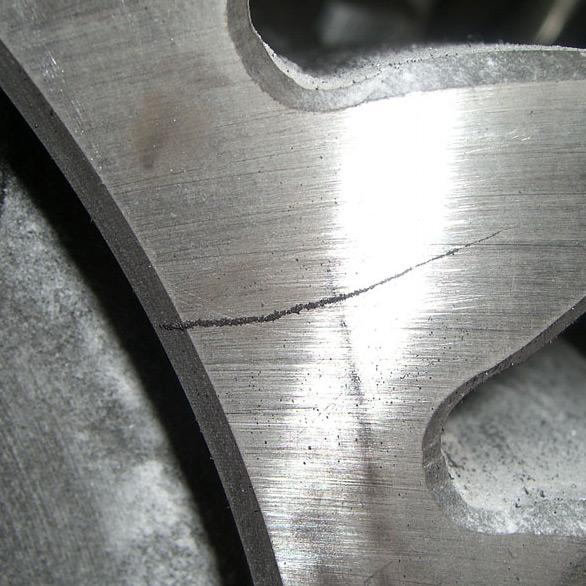
#> input picture 7-rachaduras/img2.png, 586 x 586 px
$ python script2.py
#> lines starting #> are read from the running program, lines starting #| are printed output that depends on the picture; after the words box and inside, x2 and y2 are one past the last pixel; in counts of white or black regions, pixels touching at a corner belong together
import cv2 as cv
import numpy as np
import matplotlib.pyplot as plt

img = cv.imread("img2.png")
#> img is the input picture: shape (586, 586, 3); mean B, G, R 136, 138.3, 137.4

# 1. Escala de cinza
gray = cv.cvtColor(img, cv.COLOR_BGR2GRAY)

# 2. CLAHE - melhora contraste local
clahe = cv.createCLAHE(clipLimit=2.0, tileGridSize=(8, 8))
gray_clahe = clahe.apply(gray)
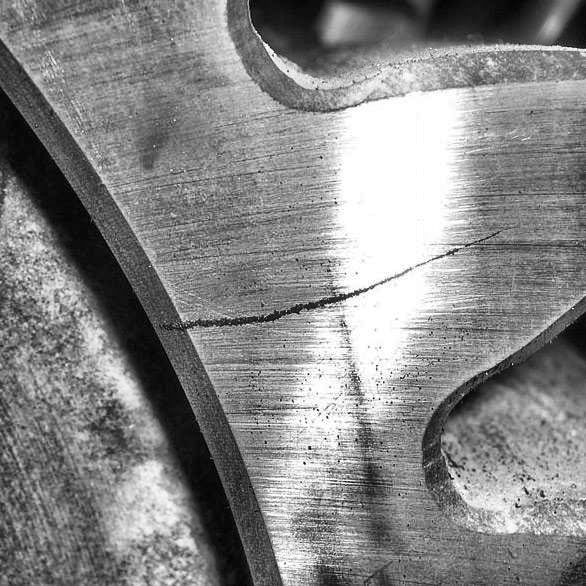
#> gray_clahe: shape (586, 586); min 0, max 255, mean 135

# 3. Redução de ruído
blur = cv.medianBlur(gray_clahe, 7)
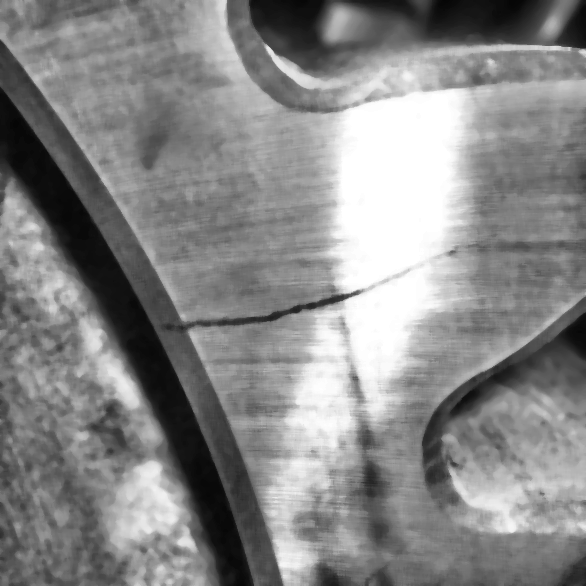
#> blur: shape (586, 586); min 5, max 255, mean 135.5

# 4. Canny
edges = cv.Canny(blur, 70, 200)
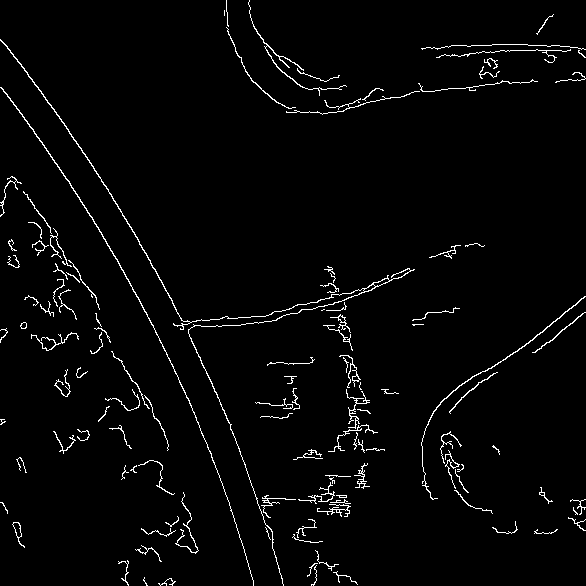
#> edges: shape (586, 586); 2.5% white in thin lines or dots

# 5. Fechamento morfológico
kernel = np.ones((3, 3), np.uint8)

closed = cv.morphologyEx(
    edges,
    cv.MORPH_CLOSE,
    kernel,
)
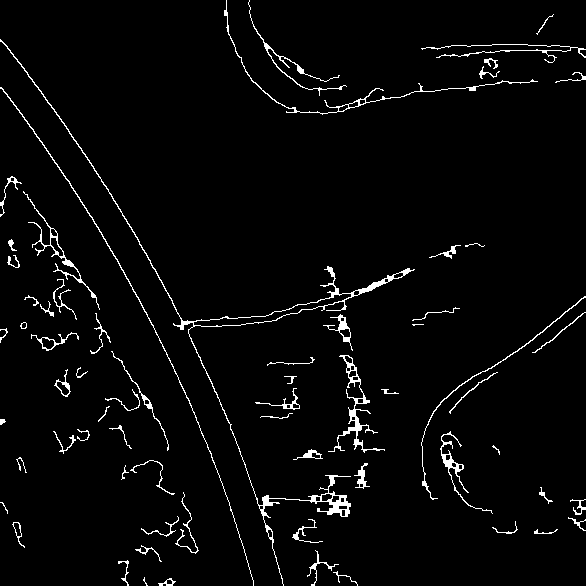
#> closed: shape (586, 586); 3% white in thin lines or dots

# 6. Dilatação para conectar partes da rachadura
dilated = cv.dilate(closed, kernel)
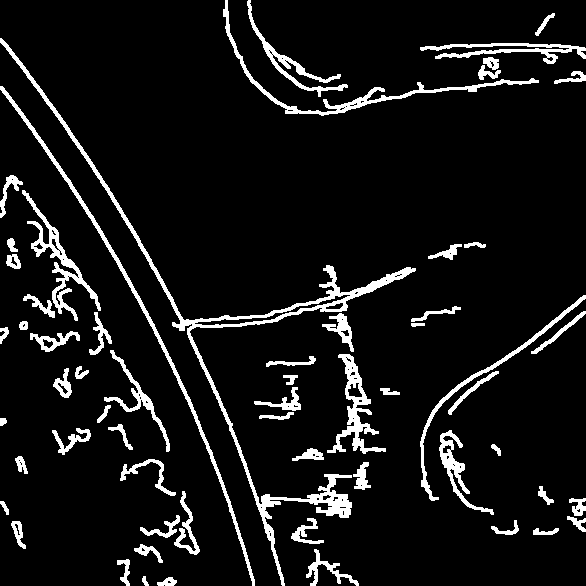
#> dilated: shape (586, 586); 8% white; 60 white regions

# 7. Encontra contornos
contours, _ = cv.findContours(
    dilated,
    cv.RETR_EXTERNAL,
    cv.CHAIN_APPROX_NONE
)
#> contours = 60 contours; largest, box (x1, y1, x2, y2) and area: (0, 38, 416, 586) 5416, (0, 86, 255, 586) 1690, (223, 0, 539, 116) 1410, (327, 354, 386, 454) 1392, (22, 190, 101, 321) 1372

# 8. Filtra contornos pequenos
result = img.copy()
result = cv.cvtColor(result, cv.COLOR_BGR2RGB)

for cnt in contours:
    area = cv.contourArea(cnt)

    if area < 110:
        continue

    perimeter = cv.arcLength(cnt, False)

    # Desenha contorno
    cv.drawContours(result, [cnt], -1, (0, 255, 0), 2)

    # [6 lines of commented-out code are left out]

    print("Área:", area)
    print("Perímetro:", perimeter)
#> this loop made 60 passes
#> (area, perimeter) on passes 3, 4, 5, 7, 9, 11, 13, 14, 16, 17, 19, 21: (125, 86.94), (349, 255.5), (158.5, 85.67), (171, 74.11), (226, 168.3), (203, 143.4), (150.5, 85.04), (349, 247.6), (219.5, 105.9), (306.5, 229.1), (184.5, 80.21), (800.5, 377.9)
#> area on passes 1, 2, 6, 8, 10, 12: 97.5, 28.5, 83.5, 106.5, 98, 42.5
#> (printed output is left out)
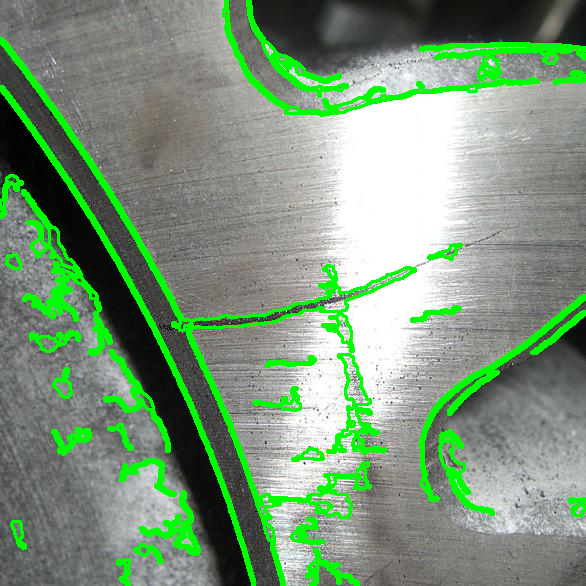
#> result: shape (586, 586, 3); mean R, G, B 123.2, 151, 121.8
    #print("Ângulo:", rect[2])


plt.subplot(241); plt.imshow(img, cmap="gray");  plt.title("Original");
plt.subplot(242); plt.imshow(gray_clahe, cmap="gray");  plt.title("CLAHE");
plt.subplot(243); plt.imshow(blur, cmap="gray");  plt.title("Blur");
plt.subplot(244); plt.imshow(edges, cmap="gray");  plt.title("Canny");
plt.subplot(245); plt.imshow(closed, cmap="gray");  plt.title("Morph Close");
plt.subplot(246); plt.imshow(dilated, cmap="gray");  plt.title("dilated");
plt.subplot(247); plt.imshow(result);  plt.title("Resultado");
plt.show()
#> figure, not shown here; B, G, R data is drawn as R, G, B

$ run again, with 7-rachaduras/img1.png copied over 7-rachaduras/img2.png
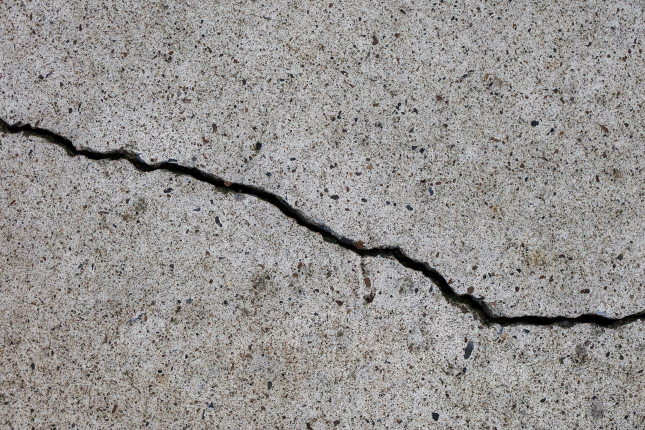
#> input picture 7-rachaduras/img1.png, 1290 x 860 px (shown at 1/2 size)
#> img is the input picture: shape (860, 1290, 3); mean B, G, R 145.5, 147.2, 150.1
#> `edges = cv.Canny(blur, 70, 200)`:
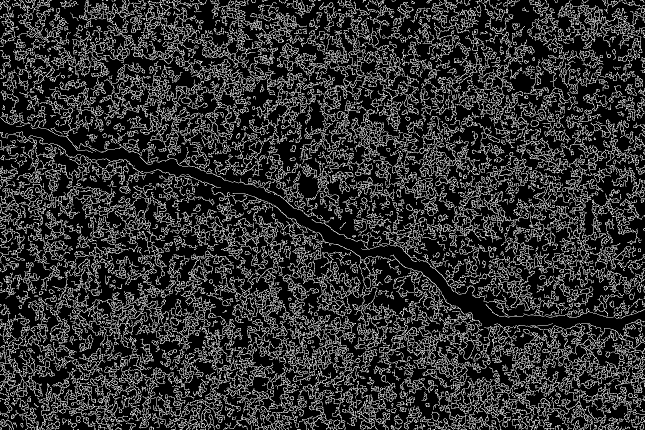
#> edges: shape (860, 1290) (shown at 1/2 size); 19% white in thin lines or dots
#> closed: shape (860, 1290); 30.1% white; 250 white regions (44 under 20 px), largest, box (x1, y1, x2, y2) and area: (0, 263, 1290, 860) 149700, (0, 0, 1290, 638) 149516, (1055, 0, 1290, 193) 9643
#> dilated: shape (860, 1290); 56.4% white; 6957 black regions (5250 under 20 px)
#> contours = 55 contours, 6 with area under 20; largest, box (x1, y1, x2, y2) and area: (0, 0, 1290, 639) 508119, (0, 262, 1290, 860) 457481, (0, 523, 81, 619) 2400, (1216, 167, 1290, 243) 2344, (0, 0, 39, 95) 1666
#> the loop `for cnt in contours:` made 55 passes
#> area on passes 4, 5, 6, 8, 11, 12, 17, 18: 50, 63.5, 32.5, 57.5, 25, 82, 54, 23
#> (printed output is left out)
#> after the loop `for cnt in contours:`:
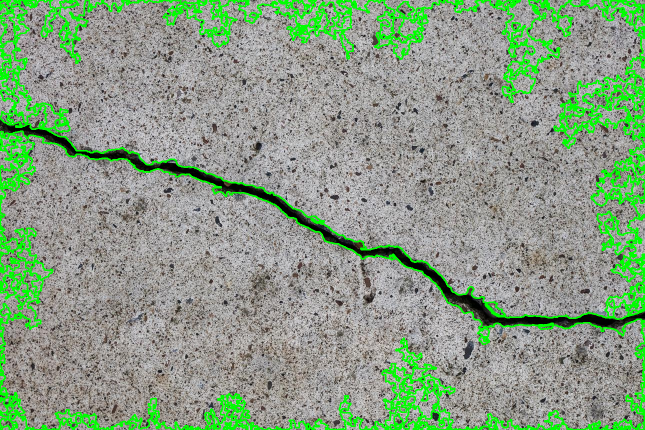
#> result: shape (860, 1290, 3) (shown at 1/2 size); mean R, G, B 136.6, 157.6, 132.5
